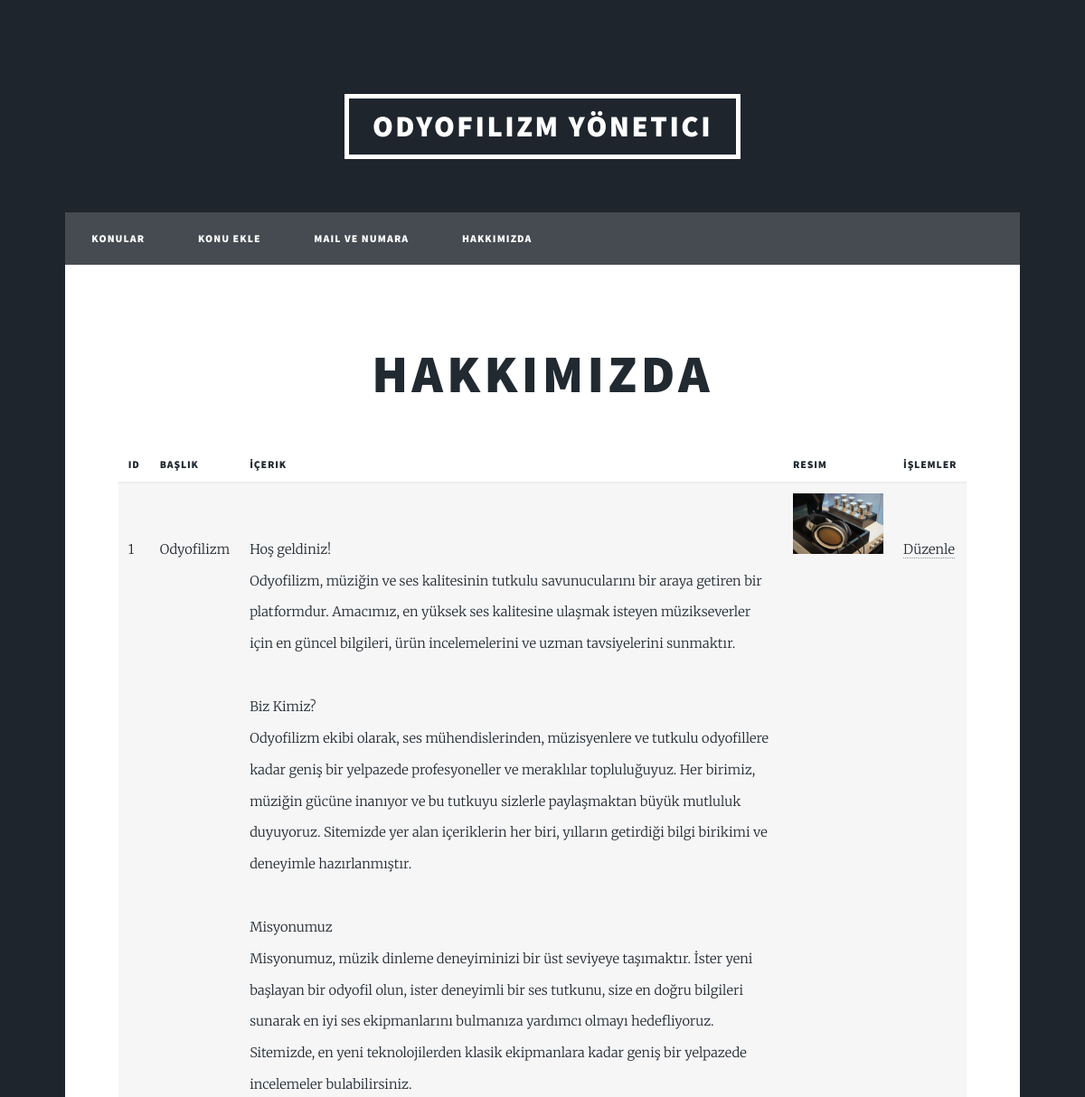
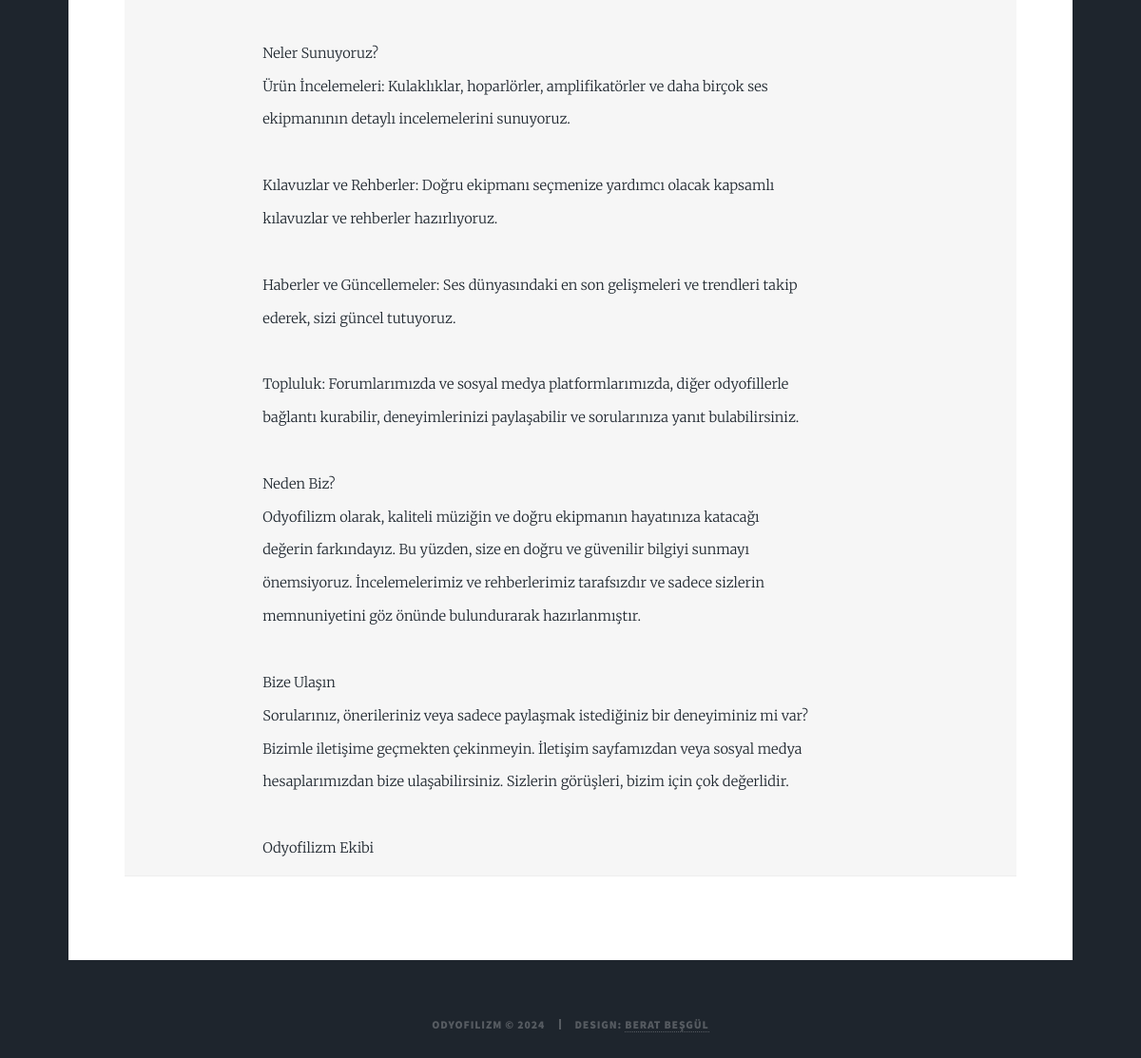
Screenshot of /admin/hakkimda_admin.php with the database file from the repository (2 pictures, top to bottom).
### tables this page shows
CREATE TABLE IF NOT EXISTS `hakkimda` (
  `id` int NOT NULL AUTO_INCREMENT,
  `baslik` varchar(60) NOT NULL,
  `icerik` text NOT NULL,
  `resim` varchar(255) NOT NULL,
  `zaman` datetime NOT NULL,
  PRIMARY KEY (`id`)
);

### admin/hakkimda_admin.php (the view, shortened to what this page needs)
<!DOCTYPE HTML>
<html>
<head>
    <link rel="stylesheet" href="assets/css/main.css" />
</head>
<body class="is-preload">
<div id="wrapper">
    <header id="header">
        <a href="../index.php" class="logo">Odyofilizm Yönetici</a>
    </header>
    <nav id="nav">
        <ul class="links">
            <li><a href="görüntüle.php">Konular</a></li>
            <li><a href="ekle.php">Konu Ekle</a></li>
            <li><a href="mail-num.php">Mail ve Numara</a></li>
            <li><a href="hakkimda_admin.php">Hakkımızda</a></li>
        </ul>
    </nav>
    <div id="main">
        <section class="post">
            <header class="major">
                <h1>Hakkımızda</h1>
            </header>
            <table>
                <thead>
                <tr>
                    <th>ID</th>
                    <th>Başlık</th>
                    <th>İçerik</th>
                    <th>Resim</th>
                    <th>İşlemler</th>
                </tr>
                </thead>
                <tbody>
                <?php
                include "../sql.php";
                function veriGoruntule($baglan)
                {
                    $sql = "SELECT id, baslik, icerik, resim FROM hakkimda";
                    $sonuc = $baglan->query($sql);
                    if ($sonuc->num_rows > 0) {
                        while ($satir = $sonuc->fetch_assoc()) {
                            echo "<tr>
                                <td>" . $satir["id"] . "</td>
                                <td>" . $satir["baslik"] . "</td>
                                <td>" . $satir["icerik"] . "</td>";
                            echo "<td>";
                            if (!empty($satir["resim"])) {
                                echo "<img src='" . $satir["resim"] . "' alt='" . $satir["baslik"] . "' width='100'>";
                            } else {
                                echo "Resim yok";
                            }
                            echo "</td>";
                            echo "<td>
                                <a href='düzenle3.php?id=" . $satir["id"] . "'>Düzenle</a>
                                </td>";
                            echo "</tr>";
                        }
                    } else {
                        echo "<tr><td colspan='5'>Veri bulunamadı</td></tr>";
                    }
                }
                veriGoruntule($baglan);
                ?>
                </tbody>
            </table>
        </section>
    </div>
    <div id="copyright">
        <ul><li>Odyofilizm &copy; 2024</li><li>Design: <a>Berat Beşgül</a></li></ul>
    </div>
</div>
</body>
</html>

### rows the page displays
hakkimda: id "1", baslik "Odyofilizm", icerik "Hoş geldiniz! Odyofilizm, müziğin ve ses kalitesinin tutkulu savunucularını bir araya getiren bir platformdur. Amacımız, en yüksek ses kalitesine ulaşmak isteyen müzikseverler için en güncel bilgileri, ürün incelemelerini ve uzman tavsiyelerini sunmaktır. Biz Kimiz? Odyofilizm ekibi olarak, ses mühendislerinden, müzisyenlere ve tutkulu odyofillere kadar geniş bir yelpazede profesyoneller ve meraklılar topluluğuyuz. Her birimiz, müziğin gücüne inanıyor ve bu tutkuyu sizlerle paylaşmaktan büyük mutluluk duyuyoruz. Sitemizde yer alan içeriklerin her biri, yılların getirdiği bilgi birikimi ve deneyimle hazırlanmıştır. Misyonumuz Misyonumuz, müzik dinleme deneyiminizi bir üst seviyeye…", resim (picture)
